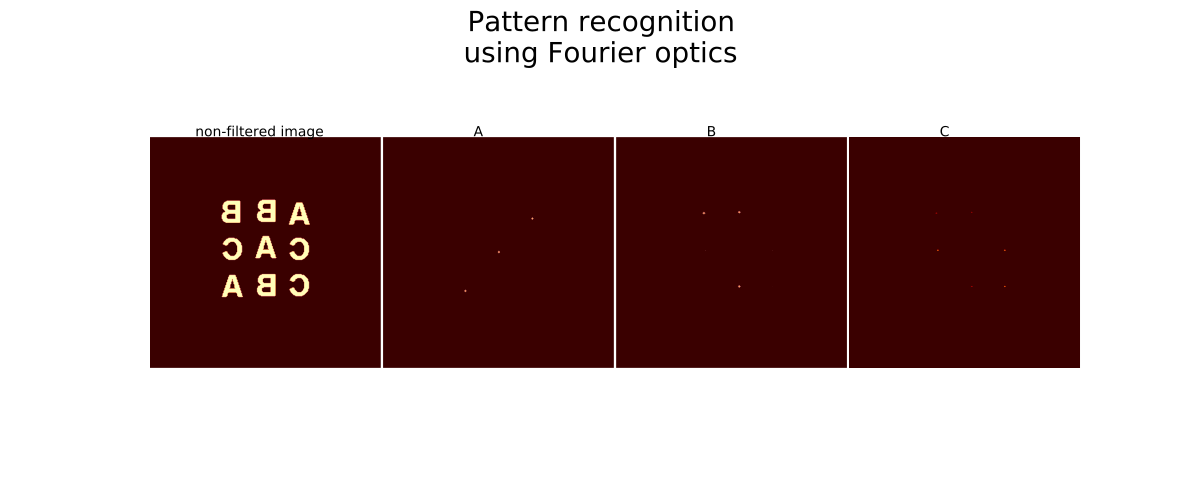

This chart was generated by the following Python code:
from LightPipes import *
import matplotlib.pyplot as plt
import matplotlib.image as mpimg
import numpy as np

f=0.6*m
gridsize=14*mm
wavelength=632.8*nm

def rgb2gray(rgb):
    return np.dot(rgb[...,:3], [0.299, 0.587, 0.114])
    
def Fouriertransform(F):
    F=Forvard(f,Lens(f,0,0,Forvard(f,F)))
    return F

def MakePhaseFilter(img):
    F=Begin(gridsize,wavelength,N)
    F=SubIntensity(img,F)
    F=Fouriertransform(F)
    phase=np.asarray(np.negative(Phase(F)))
    return phase


img=[
    rgb2gray(mpimg.imread('A.png')),
    rgb2gray(mpimg.imread('B.png')),
    rgb2gray(mpimg.imread('C.png')),
    rgb2gray(mpimg.imread('X.png'))
    ]
ABC=rgb2gray(mpimg.imread('ABC.png'))

choice=['A','B','C']

N=ABC.shape[0]
X=range(N)
Z=range(N)
X, Z=np.meshgrid(X,Z)

#plt.contourf(X,Z,ABC,cmap='gray');plt.axis('off');plt.axis('equal')
#plt.show()

F1=Begin(gridsize,wavelength,N)
F1=MultIntensity(ABC,F1)
F1=Fouriertransform(F1)
I_NOFILTER=Intensity(0,Fouriertransform(F1))
#phase=MakePhaseFilter(img[0])
#plt.contourf(X,Z,phase,cmap='hot');plt.axis('off');plt.axis('equal')
#plt.show()
#phase=MakePhaseFilter(img[0])
#F=MultPhase(phase,F1)
#I=Intensity(1,Fouriertransform(F))
#plt.contourf(X,Z,I,cmap='hot');plt.axis('off');plt.axis('equal')
#plt.show()
fig, axs = plt.subplots(1,4,figsize=(12,5))
fig.suptitle('Pattern recognition\nusing Fourier optics', fontsize=20)
fig.canvas.set_window_title('Pattern recognition example')
axs[0].contourf(X,Z,I_NOFILTER,cmap='hot');
axs[0].axis('off');axs[0].axis('equal');
axs[0].text(50,N,'non-filtered image')

for l in range(3):
    phase=MakePhaseFilter(img[l])
    F=MultPhase(phase,F1)
    I=Intensity(1,Fouriertransform(F))
    plt.contourf(X,Z,I,cmap='hot');plt.axis('off');plt.axis('equal')
    axs[l+1].contourf(X,Z,I,cmap='hot');
    axs[l+1].axis('off');
    axs[l+1].axis('equal');
    axs[l+1].text(100,N,choice[l])

plt.subplots_adjust(left=None, bottom=None, right=None, top=None, wspace=0.01, hspace=None)
plt.show()
